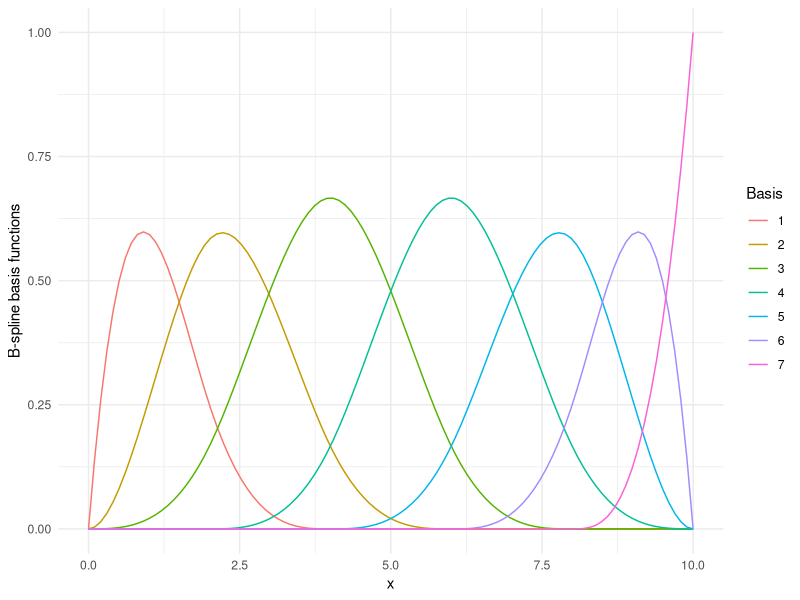
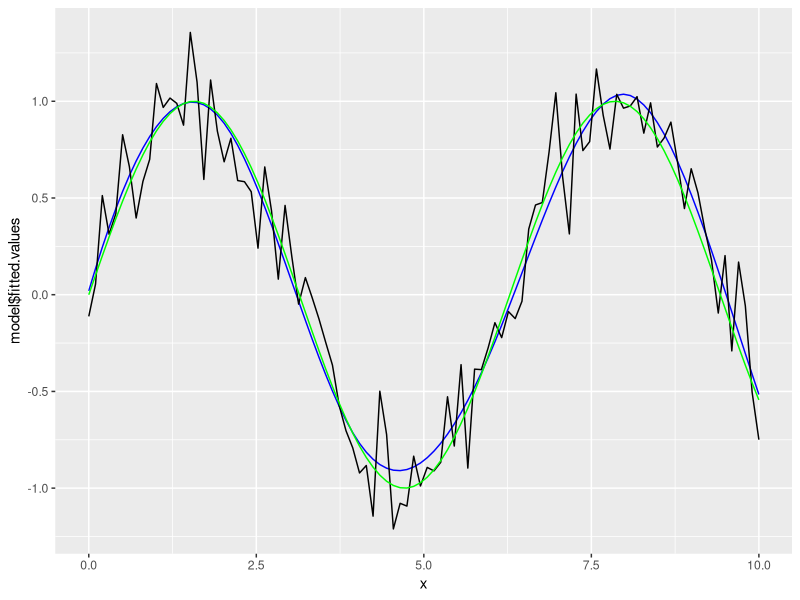

The R script that drew these images, in order:
library(splines)
library(ggplot2)

x = seq(0, 10, length.out = 100)  # Define the range of x values
degree = 3  # Degree of the B-spline
knots = c(2, 4, 6, 8)  # Knots at which the B-spline basis functions are defined
bspline_basis = bs(x, degree = degree, knots = knots, Boundary.knots = c(min(x), max(x)))

# Plotting
bspline_df = as.data.frame(bspline_basis)
bspline_df$x = x
bspline_df <- tidyr::pivot_longer(bspline_df, -x, names_to = "Basis", values_to = "Value")

ggplot(bspline_df, aes(x = x, y = Value, color = Basis)) +
  geom_line() +
  labs(x = "x", y = "B-spline basis functions") +
  theme_minimal()

### Fitting example
set.seed(123)
x = seq(0, 10, length.out = 100)
y = sin(x) + rnorm(100, sd = 0.2)  # observed with normal noise
y.true = sin(x)
data = data.frame(x, y)

degree = 3  # Degree of the B-spline
knots = c(2, 4, 6, 8)  # Knots at which the B-spline basis functions are defined
bspline_basis = bs(x, degree = degree, knots = knots, Boundary.knots = c(min(x), max(x)))

# Fit linear regression model using B-spline basis functions
model <- lm(y ~ bspline_basis)
summary(model)

# Plotting
ggplot() + geom_line(aes(x=x,y=model$fitted.values),color="blue") +
  geom_line(aes(x=x,y=y)) +
  geom_line(aes(x=x,y=y.true),color="green")
